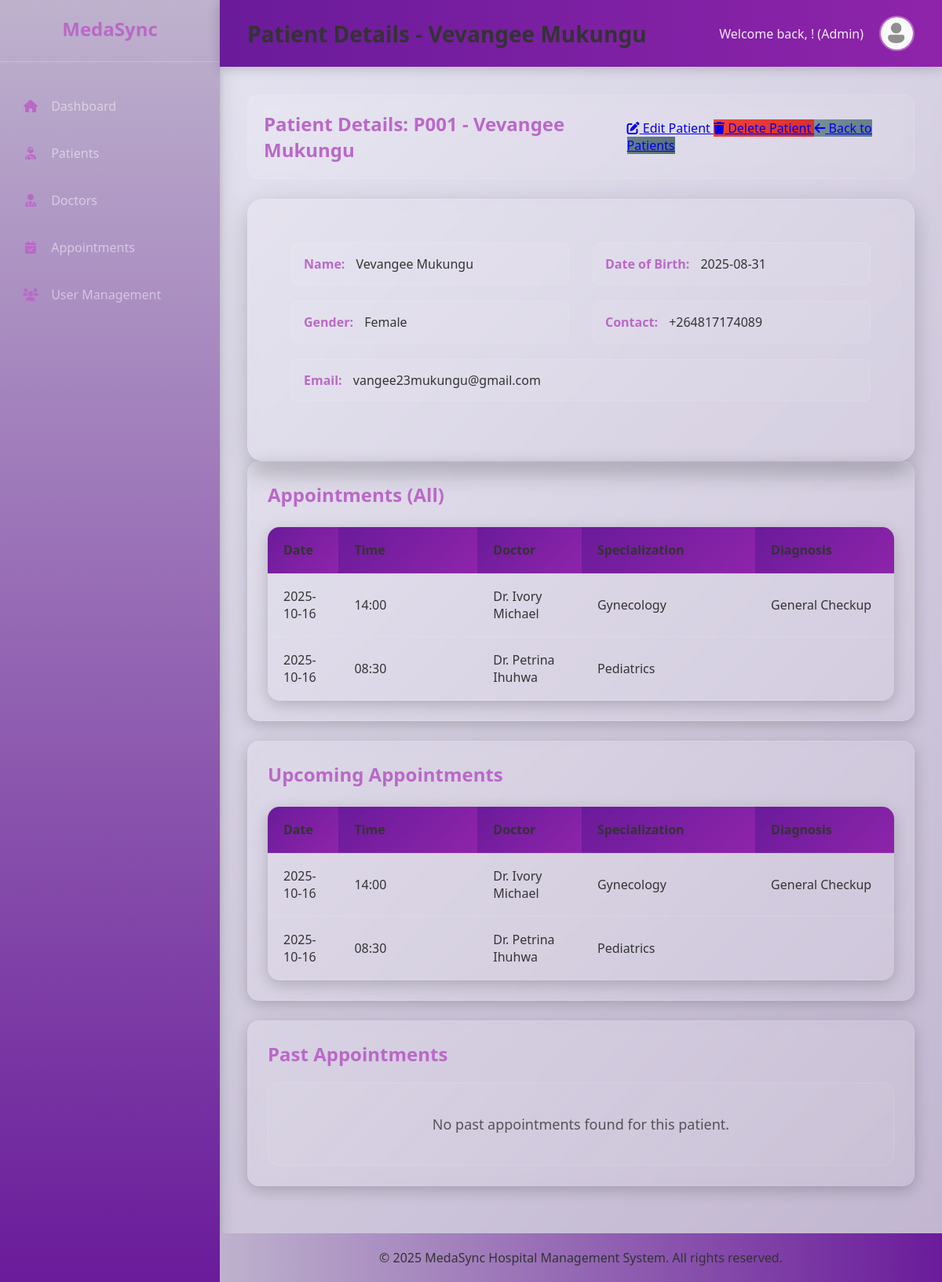
Page /view_patient/P001 (signed in) on the committed database.
### models.py (models this page shows)
class Patient(db.Model):
    id = db.Column(db.String(4), primary_key=True)
    name = db.Column(db.String(100), nullable=False)
    surname = db.Column(db.String(100), nullable=False)
    date_of_birth = db.Column(db.String(20), nullable=False)
    gender = db.Column(db.String(10))
    email = db.Column(db.String(120))
    country_code = db.Column(db.String(10), nullable=False)
    contact_number = db.Column(db.String(20), nullable=False)
    appointments = db.relationship('Appointment', backref='patient', lazy=True)

class Appointment(db.Model):
    id = db.Column(db.String(4), primary_key=True)
    date = db.Column(db.String(20), nullable=False)
    time = db.Column(db.String(10), nullable=False)
    duration = db.Column(db.Integer, nullable=False, default=30)
    diagnosis = db.Column(db.Text)
    patient_id = db.Column(db.String(4), db.ForeignKey('patient.id'), nullable=False)
    doctor_id = db.Column(db.String(4), db.ForeignKey('doctor.id'), nullable=False)

class Doctor(db.Model):
    id = db.Column(db.String(4), primary_key=True)
    name = db.Column(db.String(100), nullable=False)
    surname = db.Column(db.String(100), nullable=False)
    specialization = db.Column(db.String(50))
    email = db.Column(db.String(120))
    country_code = db.Column(db.String(10), nullable=False)
    contact_number = db.Column(db.String(20), nullable=False)
    appointments = db.relationship('Appointment', backref='doctor', lazy=True)

### app.py (the view)
@app.route('/view_patient/<string:patient_id>')
@login_required
def view_patient(patient_id):
    with db.session() as session_db:
        stmt = select(Patient).where(Patient.id == patient_id)
        patient = session_db.execute(stmt).scalar_one_or_none()
        if not patient:
            flash('Patient not found', 'error')
            return redirect(url_for('patients'))
        today = date.today().strftime("%Y-%m-%d")
        stmt = select(Appointment).options(
            joinedload(Appointment.doctor)
        ).where(
            Appointment.patient_id == patient_id
        ).order_by(Appointment.date.desc(), Appointment.time.desc())
        all_appointments = session_db.execute(stmt).scalars().all()
        stmt = select(Appointment).options(
            joinedload(Appointment.doctor)
        ).where(
            Appointment.patient_id == patient_id,
            Appointment.date >= today
        ).order_by(Appointment.date.desc(), Appointment.time.desc())
        upcoming_appointments = session_db.execute(stmt).scalars().all()
        stmt = select(Appointment).options(
            joinedload(Appointment.doctor)
        ).where(
            Appointment.patient_id == patient_id,
            Appointment.date < today
        ).order_by(Appointment.date.desc(), Appointment.time.desc())
        past_appointments = session_db.execute(stmt).scalars().all()
    return render_template('view_patient.html', patient=patient, appointments=all_appointments, upcoming_appointments=upcoming_appointments, past_appointments=past_appointments, is_admin=is_admin())

### app.py (called while the page is built)
def is_admin():
    if 'user_id' not in session:
        return False
    with db.session() as session_db:
        stmt = select(User).where(User.id == session['user_id'])
        user = session_db.execute(stmt).scalar_one_or_none()
        return user and user.is_admin

def login_required(f):
    from functools import wraps
    @wraps(f)
    def decorated_function(*args, **kwargs):
        if 'user_id' not in session:
            return redirect(url_for('login'))
        return f(*args, **kwargs)
    return decorated_function

### templates/view_patient.html
{% extends "base.html" %}
{% block page_title %}Patient Details - {{ patient.name }} {{ patient.surname }}{% endblock %}
{% block content %}
<div class="page-header">
    <h2>Patient Details: {{ patient.id }} - {{ patient.name }} {{ patient.surname }}</h2>
    <div>
        <a href="{{ url_for('edit_patient', patient_id=patient.id) }}" class="btn btn-primary">
            <i class="fas fa-edit"></i> Edit Patient
        </a>
        {% if is_admin %}
        <a href="{{ url_for('delete_patient', patient_id=patient.id) }}" class="btn btn-danger"
           onclick="return confirm('Are you sure you want to delete this patient?');">
            <i class="fas fa-trash"></i> Delete Patient
        </a>
        {% endif %}
        <a href="{{ url_for('patients') }}" class="btn btn-secondary">
            <i class="fas fa-arrow-left"></i> Back to Patients
        </a>
    </div>
</div>
<div class="form-container">
    <div class="patient-details">
        <div class="detail-row">
            <div class="detail-item">
                <strong>Name:</strong> {{ patient.name }} {{ patient.surname }}
            </div>
            <div class="detail-item">
                <strong>Date of Birth:</strong> {{ patient.date_of_birth }}
            </div>
        </div>
        <div class="detail-row">
            <div class="detail-item">
                <strong>Gender:</strong> {{ patient.gender }}
            </div>
            <div class="detail-item">
                <strong>Contact:</strong> {{ patient.country_code }}{{ patient.contact_number }}
            </div>
        </div>
        <div class="detail-row">
            <div class="detail-item">
                <strong>Email:</strong> {{ patient.email or 'Not provided' }}
            </div>
        </div>
    </div>
</div>
<div class="dashboard-section">
    <h2>Appointments (All)</h2>
    {% if appointments %}
    <table>
        <thead>
            <tr>
                <th>Date</th>
                <th>Time</th>
                <th>Doctor</th>
                <th>Specialization</th>
                <th>Diagnosis</th>
            </tr>
        </thead>
        <tbody>
            {% for appt in appointments %}
            <tr>
                <td>{{ appt.date }}</td>
                <td>{{ appt.time }}</td>
                <td>Dr. {{ appt.doctor.name }} {{ appt.doctor.surname }}</td>
                <td>{{ appt.doctor.specialization }}</td>
                <td>{{ appt.diagnosis[:50] }}{% if appt.diagnosis|length > 50 %}...{% endif %}</td>
            </tr>
            {% endfor %}
        </tbody>
    </table>
    {% else %}
    <p class="no-data">No appointments found for this patient.</p>
    {% endif %}
</div>
<div class="dashboard-section">
    <h2>Upcoming Appointments</h2>
    {% if upcoming_appointments %}
    <table>
        <thead>
            <tr>
                <th>Date</th>
                <th>Time</th>
                <th>Doctor</th>
                <th>Specialization</th>
                <th>Diagnosis</th>
            </tr>
        </thead>
        <tbody>
            {% for appt in upcoming_appointments %}
            <tr>
                <td>{{ appt.date }}</td>
                <td>{{ appt.time }}</td>
                <td>Dr. {{ appt.doctor.name }} {{ appt.doctor.surname }}</td>
                <td>{{ appt.doctor.specialization }}</td>
                <td>{{ appt.diagnosis[:50] }}{% if appt.diagnosis|length > 50 %}...{% endif %}</td>
            </tr>
            {% endfor %}
        </tbody>
    </table>
    {% else %}
    <p class="no-data">No upcoming appointments for this patient.</p>
    {% endif %}
</div>
<div class="dashboard-section">
    <h2>Past Appointments</h2>
    {% if past_appointments %}
    <table>
        <thead>
            <tr>
                <th>Date</th>
                <th>Time</th>
                <th>Doctor</th>
                <th>Specialization</th>
                <th>Diagnosis</th>
            </tr>
        </thead>
        <tbody>
            {% for appt in past_appointments %}
            <tr>
                <td>{{ appt.date }}</td>
                <td>{{ appt.time }}</td>
                <td>Dr. {{ appt.doctor.name }} {{ appt.doctor.surname }}</td>
                <td>{{ appt.doctor.specialization }}</td>
                <td>{{ appt.diagnosis[:50] }}{% if appt.diagnosis|length > 50 %}...{% endif %}</td>
            </tr>
            {% endfor %}
        </tbody>
    </table>
    {% else %}
    <p class="no-data">No past appointments found for this patient.</p>
    {% endif %}
</div>
{% endblock %}

### static/css/style.css (style rules this page uses)
* { margin: 0; padding: 0; box-sizing: border-box; }
:root { --primary-purple: #6a1b9a; --secondary-purple: #8e24aa; --light-purple: #ba68c8; --dark-purple: #beb2cd; --background-dark: #e8e8f4; --background-light: #861f8f; --text-dark: #333; --text-light: #333; --card-dark: #16213e; --card-light: #363434; --border-light: #e0e0e0; --border-dark: #374151; }
body { font-family: 'Segoe UI', Tahoma, Geneva, Verdana, sans-serif; background: linear-gradient(135deg, var(--background-dark) 0%, var(--dark-purple) 100%); color: var(--text-light); min-height: 100vh; }
.form-container { background: linear-gradient(135deg, rgba(255,255,255,0.1) 0%, rgba(255,255,255,0.05) 100%); padding: 35px; border-radius: 20px; backdrop-filter: blur(10px); border: 1px solid rgba(255,255,255,0.1); box-shadow: 0 10px 30px rgba(0,0,0,0.2); }
.btn-danger { background: linear-gradient(135deg, #f44336 0%, #d32f2f 100%); }
.btn-secondary { background: linear-gradient(135deg, #78909c 0%, #546e7a 100%); }
table { width: 100%; border-collapse: collapse; margin-top: 25px; background: rgba(255,255,255,0.05); border-radius: 15px; overflow: hidden; box-shadow: 0 5px 20px rgba(0,0,0,0.2); }
th, td { padding: 18px 20px; text-align: left; border-bottom: 1px solid rgba(255,255,255,0.1); }
th { background: linear-gradient(135deg, var(--primary-purple) 0%, var(--secondary-purple) 100%); font-weight: 600; color: var(--text-light); font-size: 16px; }
.dashboard-section { background: linear-gradient(135deg, rgba(255,255,255,0.1) 0%, rgba(255,255,255,0.05) 100%); padding: 25px; border-radius: 15px; box-shadow: 0 5px 20px rgba(0,0,0,0.2); margin-bottom: 25px; backdrop-filter: blur(10px); border: 1px solid rgba(255,255,255,0.1); }
.dashboard-section h2 { color: var(--light-purple); margin-bottom: 20px; font-size: 24px; font-weight: 600; }
.page-header { display: flex; justify-content: space-between; align-items: center; margin-bottom: 25px; padding: 20px; background: linear-gradient(135deg, rgba(255,255,255,0.1) 0%, rgba(255,255,255,0.05) 100%); border-radius: 15px; backdrop-filter: blur(10px); border: 1px solid rgba(255,255,255,0.1); }
.page-header h2 { color: var(--light-purple); margin: 0; font-size: 24px; }
.no-data { text-align: center; padding: 40px; background: linear-gradient(135deg, rgba(255,255,255,0.05) 0%, rgba(255,255,255,0.02) 100%); border-radius: 15px; color: rgba(32, 31, 31, 0.7); font-size: 18px; border: 1px solid rgba(255,255,255,0.1); }
.patient-details, .doctor-details { padding: 20px; }
.detail-row { display: flex; gap: 30px; margin-bottom: 20px; }
.detail-item { flex: 1; padding: 15px; background: rgba(255,255,255,0.05); border-radius: 8px; border: 1px solid rgba(255,255,255,0.1); }
.detail-item strong { color: var(--light-purple); margin-right: 10px; }
table th:nth-child(1), table td:nth-child(1) { width: 10%; }
table th:nth-child(2), table td:nth-child(2) { width: 20%; }
table th:nth-child(3), table td:nth-child(3) { width: 15%; }
table th:nth-child(4), table td:nth-child(4) { width: 25%; }
table th:nth-child(5), table td:nth-child(5) { width: 20%; }

### rows in the picture
Patient: name "Vevangee", surname "Mukungu", id "P001", date_of_birth "2025-08-31", gender "Female", country_code "+264", contact_number "817174089", email "vangee23mukungu@gmail.com"
Appointment: date "2025-10-16", time "14:00", doctor.name "Ivory", doctor.surname "Michael", doctor.specialization "Gynecology", diagnosis "General Checkup"
Appointment: date "2025-10-16", time "08:30", doctor.name "Petrina", doctor.surname "Ihuhwa", doctor.specialization "Pediatrics"
